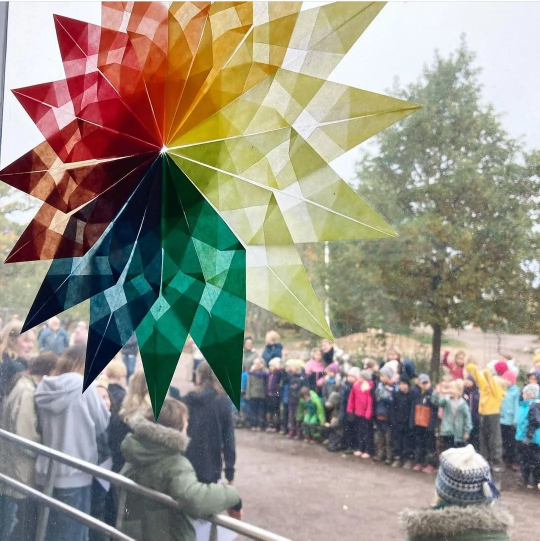
#> input picture site/assets/img/2021-02-20210217-103652-1100.webp, 1080 x 1081 px (shown at 1/2 size)
$ python -i build.py   (imports and definitions only)
#> lines starting #> are read from the running program, lines starting #| are printed output that depends on the picture
"""Builds the static site in site/ from the school's real content (content/*.json)."""
import html as H
import json
import re
import shutil
import urllib.parse
import urllib.request
from datetime import date, timedelta
from pathlib import Path

from PIL import Image

from extract import ROOT, clean, load_pages

SITE = ROOT / "site"
SRC = ROOT / "src-assets"
ORIGIN = "https://rudolfsteinerskolan.se"
UPLOADS = ORIGIN + "/wp-content/uploads/"
KNACK = "https://idunsoft.knack.com/portal#ansokan-norrkoping/"
SCHOOLSOFT = "https://sms.schoolsoft.se/rudolfsteinerskolan"
SKOLSKJUTS = "https://norrkoping.se/skola-och-forskola/grundskola/skolskjuts"
INSTAGRAM = "https://www.instagram.com/rudolfsteinerskolaninorrkoping/"
FACEBOOK = "https://www.facebook.com/rudolfsteinerskolan.norrkoping/"

NAV = [
    ("Om oss", "om-oss", [
        ("Om oss", "om-oss"), ("Grundskola", "grundskola"), ("Fritidshem", "om-oss/fritidshemmet"),
        ("Förskola", "https://xn--waldorffrskolanppelblomman-uhc01c.se/"), ("Medarbetare", "om-oss/medarbetare"),
        ("Elevhälsa", "om-oss/elevhalsa"), ("Elevinflytande", "om-oss/elevinflytande"), ("Styrelse", "om-oss/styrelsen"),
        ("Fastighetsägare", "http://stathogabyggnadsstiftelse.se/"), ("Skollunch", "om-oss/vegetarisk-skollunch"),
    ]),
    ("Vår pedagogik", "waldorfpedagogik", []),
    ("Kontakta oss", "kontakta-oss", [
        ("Kontakta oss", "kontakta-oss"), ("Ansök till skolan", "ansok"), ("Lediga tjänster", "kontakta-oss/lediga-tjanster"),
    ]),
    ("Ansök", "ansok", []),
]
PARENTS = [
    ("För föräldrar", "for-foraldrar"), ("Kalendarium", "kalendarium"), ("Årstidsfester", "for-foraldrar/arstidsfester"),
    ("Elevhälsa", "om-oss/elevhalsa"), ("Föräldraföreningen", "for-foraldrar/foraldraforeningen"),
    ("Sjukanmälan & ledighetsansökan", "for-foraldrar/sjukanmalan"), ("Att vara waldorfförälder", "om-oss/att-vara-waldorfforalder"),
    ("Synpunkter & klagomål", "klagomalshantering"),
]
# Old WordPress addresses that the original site redirects.
REDIRECTS = {
    "om-oss/vegetarisk-mat": "om-oss/vegetarisk-skollunch",
    "om-oss/fritidshem": "om-oss/fritidshemmet",
    "om-oss/skolhalsovard": "om-oss/elevhalsa",
    "om-oss/foraldraengagemang": "for-foraldrar/foraldraforeningen",
    "waldorfforalder/foraldraforeningen": "for-foraldrar/foraldraforeningen",
}
LETTERED = re.compile(r"Julbasar|Oppet-hus|Jubileum|Vinstlotter|Gamla-elever")
ROUND_MEDIA = {"om-oss", "grundskola", "for-foraldrar", "for-foraldrar/arstidsfester"}

# Verbatim from /kalendarium/ (Kalendarium 26/27).
CAL_HT = """3 aug – Fritidshemmet öppnar
16 aug – Instäd kl. 17:00
17 aug – Skolstart och upprop kl. 10:00
20 aug – Skolfotografering
8 sep – Välkomstfest
V37 – Klass 3 – Växtfärgning
17-18 sep – Klass 4, Forntidsby
16-18 sep – Klass 5, Getsjötorp
14-18 sep – Klass 6, Idre
30 sep – Mikaelifirande
V39 – Projektvecka
7 okt – Friluftsdag, Orientering
8-9 okt – Studiedagar
17 okt – Höstfixardag
20 okt – Öppet hus kl. 17:00-18:30
V41-43 – Utvecklingssamtal åk FK-9
V44 – Höstlov
V45-48 – Ämneslärarsamtal åk 8-9
3 nov – Informationsmöte skolval
28 nov – Julbasar kl. 11-15
11 dec – Klass 3 Lucia
18 december – Julavslutning kl. 13:00""".split("\n")
CAL_VT = """21 dec – 6 jan – Jullov
7-8 jan – Studiedagar
27 jan – Friluftsdag, Vintersport
29 jan – Studiedag
V8 – Sportlov
V9-12 – Ämneslärarsamtal åk 7-9
25 mar – Månadsfest Hörsalen kl. 12:30
26 mar – Långfredag
V13 – Påsklov
17 apr – Vårfixardag
27 apr – Öppet hus kl. 17:00-18:30
30 apr – Valborgfirande och Vårfest
3 maj – Informationsmöte skolval
5 maj – Friluftsdag – Friidrott
6 maj – Kristihimmelfärd
7 maj – Klämdag
V21-22 – Klass 8 PRAO
Vecka 22 – Klass 9 – Tyskland
10 jun – Skolavslutning kl. 10:00
V24-26 – Sommarfrita
V27-30 – Fritidshemmet stängt""".split("\n")

MONTHS = {"jan": 1, "feb": 2, "mar": 3, "apr": 4, "maj": 5, "jun": 6, "jul": 7, "aug": 8, "sep": 9, "okt": 10, "nov": 11, "dec": 12}
HOME_PHOTO = "2021/02/rudolfsteinerskolan-stathoga-herrgard-waldorf-appelblommor.jpg"
HOME_ALT = "Blommande äppelträd framför skolans röda hus på en grön kulle"
# The home hero turns through the school's own photos of its buildings: (photo, alt, focus, focus on phones, crop).
HOME_SLIDES = [
    (HOME_PHOTO, HOME_ALT, "62% 60%", "80% 60%", None),
    ("2021/05/Valkommen-till-rudolfsteinerskolan.jpg", "Skolans röda hus med skylten Välkommen till Rudolf Steinerskolan bakom tulpaner", "68% 40%", "70% 40%", None),
    ("2021/06/Rudolfsteinerskolan-skolgard-tradgard-utemiljo.jpg", "Rött skolhus med en rund rabatt av tulpaner på skolgården", "40% 48%", "30% 50%", None),
    # The original is two photos side by side; the right one, past the flagpole, shows the houses round the yard.
    ("2021/05/rudolfsteinerskolan-skolgard.jpg", "Skolgården med skolans ljusa och röda hus", "50% 45%", "45% 50%", (1012, 0, 1920, 500)),
]
# The logo cut into its lettering and its three swans, so the swans can glide (boxes in the 420x131 file).
LOGO_PARTS = [("word", (7, 1, 413, 33)), ("swan-1", (2, 83, 139, 128)), ("swan-2", (141, 73, 275, 112)), ("swan-3", (277, 49, 418, 112))]
# Pages whose original has no photo of its own (or only a lettered poster) borrow one from the school's gallery.
HERO_PHOTOS = {
    "kalendarium": ("2025/04/20241203_122415-scaled.jpg", "Adventsträdgård: ljus i äpplen längs en spiral av granris"),
    "om-oss/medarbetare": ("2021/05/Musiklektion-waldorf.jpg", "Lärare spelar gitarr för eleverna framför en griffeltavla med noter"),
    "waldorfpedagogik": ("2021/05/var-pedagogik-waldorf-skola-klassrum.jpg", "Akvareller på klassrumsväggen"),
    "ansok": (HOME_PHOTO, HOME_ALT),
    "50ar": (HOME_PHOTO, HOME_ALT),
    "klagomalshantering": ("2025/04/20210909_154648-1-scaled.jpg", "Kojor byggda av grenar i skogen"),
    "oppethus": ("2025/04/20210909_154648-1-scaled.jpg", "Kojor byggda av grenar i skogen"),
    "dokument": ("2025/04/IMG_20220307_092108-scaled.jpg", "Krittavla med en borg och åkrar målade i färg"),
    "sekretessinformation": ("2025/04/wladorf-klassrum-botanik-1.jpg", "Klassrum med botanikmålningar på tavlorna"),
    "artiklar": ("2025/04/1000011153.jpg", "Elever i siluett mot himlen på en fjälltopp"),
    "2021/08/28/mot-gamla-elever-fran-skolan-del-1": ("2025/04/1000011153.jpg", "Elever i siluett mot himlen på en fjälltopp"),
    "kontakta-oss/lediga-tjanster": ("2025/04/DSC_6553-scaled.jpg", "Lykta i form av en färgad dodekaeder på en fönsterbänk"),
    "julbasar": ("2021/05/Adventstradgard-waldorf.jpg", "Adventsträdgård med ljus i en spiral av granris"),
}
QUICK = [
    ("Sjukanmälan", "for-foraldrar/sjukanmalan"), ("Kalendarium", "kalendarium"), ("Skollunch", "om-oss/vegetarisk-skollunch"),
    ("Ansök", "ansok"), ("Öppet hus", "oppethus"), ("Medarbetare", "om-oss/medarbetare"), ("Julbasar", "julbasar"), ("Kontakta oss", "kontakta-oss"),
]
GALLERY = [
    ("2025/04/20241203_122415-scaled.jpg", "Adventsträdgård: ljus i äpplen längs en spiral av granris"),
    ("2025/04/IMG_20220307_092108-scaled.jpg", "Krittavla med en borg och åkrar målade i färg"),
    ("2025/04/20210909_154648-1-scaled.jpg", "Kojor byggda av grenar i skogen"),
    ("2025/04/wladorf-klassrum-botanik-1.jpg", "Klassrum med botanikmålningar på tavlorna"),
    ("2025/04/DSC_6553-scaled.jpg", "Lykta i form av en färgad dodekaeder på en fönsterbänk"),
    ("2025/04/IMG_20250320_060951.jpg", "Solnedgång över en sjö under en klassresa"),
    ("2025/04/1000011153.jpg", "Elever i siluett mot himlen på en fjälltopp"),
    ("2025/04/IMG_20250316_170508.jpg", "Nybakat bröd vid en lägereld"),
]
GALLERY_PAGES = {"om-oss", "waldorfpedagogik", "for-foraldrar/arstidsfester", "oppethus", "ansok", "kontakta-oss", "grundskola", "om-oss/fritidshemmet"}
PAGE_QUOTE = {"waldorfpedagogik": 0, "om-oss": 1, "om-oss/medarbetare": 2, "grundskola": 3}
DEFAULT_RELATED = [("Vår pedagogik", "waldorfpedagogik"), ("Kalendarium", "kalendarium"), ("Ansök", "ansok"), ("Om oss", "om-oss")]
PAGE_CARDS = {}  # path -> (photo, alt), filled in before the pages are rendered
PEOPLE = []
QUOTES = [
    ("Waldorfpedagogiken är en bildningsväg. Den är varken modern eller omodern. Den är tidlös.", "Åsa Gjesdahl", ""),
    ("Slöjden handlar om att utveckla självkänsla, frihet och autonomi – möjlighet att klara sig själv, och i en gemenskap vilja att kunna hjälpa andra.", "Helene Langborg", "lärare trä- och metallslöjd"),
    ("Som musiklärare låter jag eleverna göra sig egna erfarenheter genom övande och prövande, aktivt lyssnande och samspel. Det ger dem inte bara kunskaper, utan även självkännedom och känsla av sammanhang.", "Ida Lewald", "musiklärare"),
    ("Att försöka se varje barn och att möta det förutsättningslöst. Waldorfpedagogiken är i någon mån ögonblickets pedagogik, men också hjärtats.", "Pär Claesson", "klasslärare"),
]
ICONS = {
    "globe": '<circle cx="12" cy="12" r="9"/><path d="M3 12h18M12 3c2.6 2.6 3.8 5.6 3.8 9s-1.2 6.400-3.800 9c-2.600-2.600-3.800-5.600-3.800-9S9.400 5.600 12 3z"/>',
    "health": '<path d="M12 20.500S4 15.600 4 9.600A4.300 4.300 0 0 1 12 7.400a4.300 4.300 0 0 1 8 2.200c0 6-8 10.900-8 10.900z"/><path d="M9 12h6M12 9v6"/>',
    "food": '<path d="M7 3v7a2.500 2.500 0 0 0 5 0V3M9.500 3v18"/><path d="M17 3c-1.800 1.300-2.500 3.700-2.500 6.500S15.500 14 17 14v7"/>',
    "cal": '<rect x="3.500" y="5" width="17" height="15.500" rx="2"/><path d="M3.500 10h17M8 3v4M16 3v4"/>',
    "bus": '<rect x="4" y="4" width="16" height="13.500" rx="2.500"/><path d="M4 11h16M7.500 17.500V20M16.500 17.500V20"/><circle cx="8" cy="14.300" r=".6"/><circle cx="16" cy="14.300" r=".6"/>',
    "search": '<circle cx="11" cy="11" r="6.500"/><path d="m16 16 4.500 4.500"/>',
    "chev": '<path d="m6 9.500 6 6 6-6"/>',
    "arrow": '<path d="M4 12h15M13 6l6 6-6 6"/>',
    "back": '<path d="M20 12H5M11 6l-6 6 6 6"/>',
    "user": '<circle cx="12" cy="8" r="4"/><path d="M4.500 20.500c1-4 4-6 7.500-6s6.500 2 7.500 6"/>',
    "menu": '<path d="M4 7h16M4 12h16M4 17h16"/>',
    "close": '<path d="m6 6 12 12M18 6 6 18"/>',
    "fb": '<path d="M14 21v-8h3l.500-3.500H14V7.500c0-1 .400-1.700 1.800-1.700h1.800V2.700c-.600-.100-1.700-.200-2.800-.200-2.600 0-4.300 1.600-4.300 4.500v2.500h-3V13h3v8z"/>',
    "file": '<path d="M6.500 3h7.500l4.500 4.500V21h-12z"/><path d="M14 3v4.500h4.500M9.500 13h5M9.500 16.500h5"/>',
    "ig": '<rect x="3.500" y="3.500" width="17" height="17" rx="4.500"/><circle cx="12" cy="12" r="4"/><circle cx="17" cy="7" r=".6"/>',
}


def icon(name, size=22):
    return f'<svg class="i" width="{size}" height="{size}" viewBox="0 0 24 24" aria-hidden="true">{ICONS[name]}</svg>'


BIRD = """<svg class="bird" viewBox="0 0 140 70" aria-hidden="true"><path class="wing far" d="M70 34C60 25 50 15 34 6c3 12 12 24 26 32z"/><path class="body" d="M3 57C14 47 34 41 54 36c20-5 34-8 49-10 11-2 22-5 29-4 4 .500 6 2 5 3.500-5 2-14 2-22 4-13 3-25 8-38 14-22 9-49 15-74 13z"/><path class="wing near" d="M76 34C60 26 44 15 18 3c5 17 19 32 44 39z"/></svg>"""


def flock(cls="", n=3):
    birds = "".join(f'<div class="fly f{i}">{BIRD}</div>' for i in range(n))
    return f'<div class="flock {cls}" aria-hidden="true">{birds}</div>'


# ---------- images ----------

used = {}


# [80 lines left out: functions fetch, img_url, picture, logo_art, href, fix_link and 1 more, not called in this run]


def slug(text):
    t = text.lower().translate(str.maketrans("åäöé", "aaoe"))
    return re.sub(r"[^a-z0-9]+", "-", t).strip("-")


def plain(h):
    return H.unescape(re.sub(r"\s+", " ", re.sub(r"<[^>]+>", " ", h))).strip()


def external(url):
    return url.startswith("http") and "wp-content" not in url


def button(text, url, kind="", base=""):
    target = ' target="_blank" rel="noopener"' if external(url) else ""
    return f'<a class="btn {kind}" href="{H.escape(url, True)}"{target}>{H.escape(H.unescape(text))}</a>'


# ---------- page chrome ----------


# [89 lines left out: function page, not called in this run]


def group_of(path):
    groups = [[(l, t) for l, t in sub if not t.startswith("http")] for _, _, sub in NAV if sub] + [PARENTS]
    return next((g for g in groups if any(t == path for _, t in g)), None)


# [8 lines left out: function subnav, not called in this run]


def drift_gallery(base):
    cells = "".join(f'<li class="frame">{picture(s, base, 900, a)}</li>' for s, a in GALLERY)
    return f'<ul class="drift-row" data-drift tabindex="0" aria-label="Bilder från skolan">{cells}</ul>'


# [192 lines left out: functions extras, write, sectionize, render_blocks, page_hero, media_html and 2 more, not called in this run]


# ---------- calendar ----------


def monday_of_week(week, year):
    jan4 = date(year, 1, 4)
    return jan4 + timedelta(days=(week - 1) * 7 - jan4.weekday())


def school_year(month):
    return 2026 if month >= 8 else 2027


# [17 lines left out: function parse_entry, not called in this run]


def calendar_entries():
    return [(t, *parse_entry(l)) for t, lines in (("HT26", CAL_HT), ("VT27", CAL_VT)) for l in lines]


# [16 lines left out: function calendar_page, not called in this run]


# ---------- staff ----------


def staff_page(data):
    base = "../../"
    cards, photo = [], None
    for b in data["blocks"]:
        if b["t"] == "img":
            photo = b["src"]
        elif b["t"] == "p" and "<strong>" in b["html"]:
            parts = [plain(p) for p in re.split(r"<br>", b["html"])]
            parts = [p for p in parts if p]
            name, rest = parts[0], parts[1:]
            mail = rest.pop() if rest and "@" in rest[-1] else ""
            role = " ".join(rest)
            pic = (
                picture(photo, base, 300, "")
                if photo
                else f'<span class="no-photo" aria-hidden="true">{"".join(w[0] for w in name.split()[:2])}</span>'
            )
            m = f'<a href="mailto:{mail}">{mail}</a>' if mail else ""
            search = H.escape(f"{name} {role}".lower(), True)
            PEOPLE.append({"n": name, "r": role, "m": mail})
            cards.append(f'<li class="person" data-search="{search}"><div class="portrait">{pic}</div><div><h2>{H.escape(name)}</h2><p>{H.escape(role)}</p>{m}</div></li>')
            photo = None
    body = page_hero("om-oss/medarbetare", "Medarbetare på Rudolf Steinerskolan", base)
    body += f"""<div class="wrap staff-tools"><label for="staff-q">Sök medarbetare</label><input id="staff-q" type="search" placeholder="Namn, ämne eller årskurs" autocomplete="off"><p id="staff-empty" class="muted" hidden>Ingen medarbetare matchar sökningen.</p></div>
<ul class="wrap staff">{"".join(cards)}</ul>"""
    return page("om-oss/medarbetare", "Medarbetare", body, "Klasslärare, ämneslärare, rektorer, elevhälsa och övriga medarbetare på Rudolf Steinerskolan.")


# ---------- documents ----------


# [32 lines left out: functions documents_page, lunch_page, not called in this run]


# ---------- forms ----------


def demo_note(base):
    return f'<p class="form-status" role="status" hidden>Det här är ett portfoliokoncept, så inget skickades. Använd <a href="{ORIGIN}/" target="_blank" rel="noopener">skolans riktiga webbplats</a> för att anmäla dig eller lämna synpunkter.</p>'


# [195 lines left out: functions open_house_form, complaint_form, home_page, build, not called in this run]


# [2 lines not run here, left out]

>>> import cv2
>>> picture = cv2.imread('../site/assets/img/2021-02-20210217-103652-1100.webp', cv2.IMREAD_GRAYSCALE)
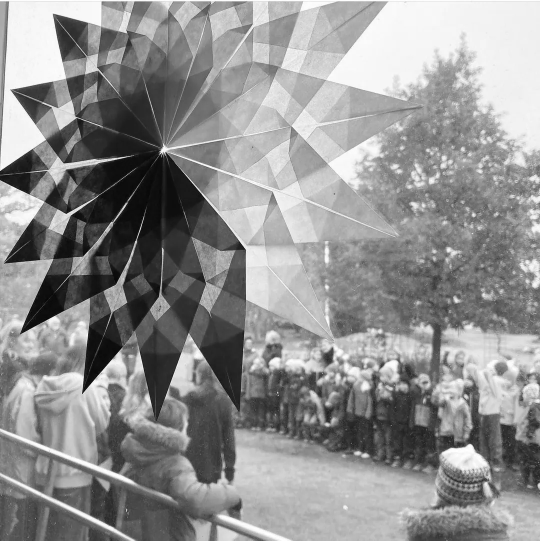
#> picture: shape (1081, 1080) (shown at 1/2 size); min 0, max 255, mean 144.7
#> (the run stopped early here; a loop or call above may not have finished)

$ run again, on site/assets/img/2021-02-20210217-104541-700.webp
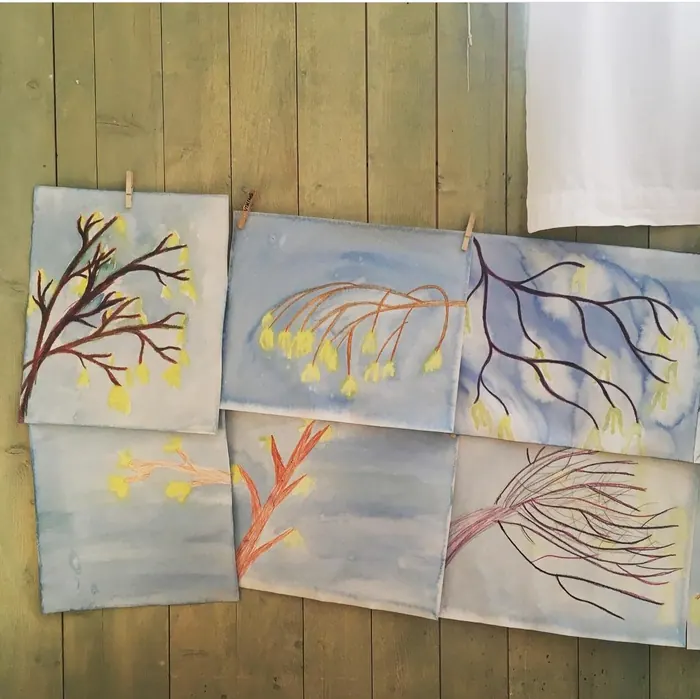
#> input picture site/assets/img/2021-02-20210217-104541-700.webp, 700 x 699 px
#> `picture = cv2.imread('../site/assets/img/2021-02-20210217-103652-1100...`:
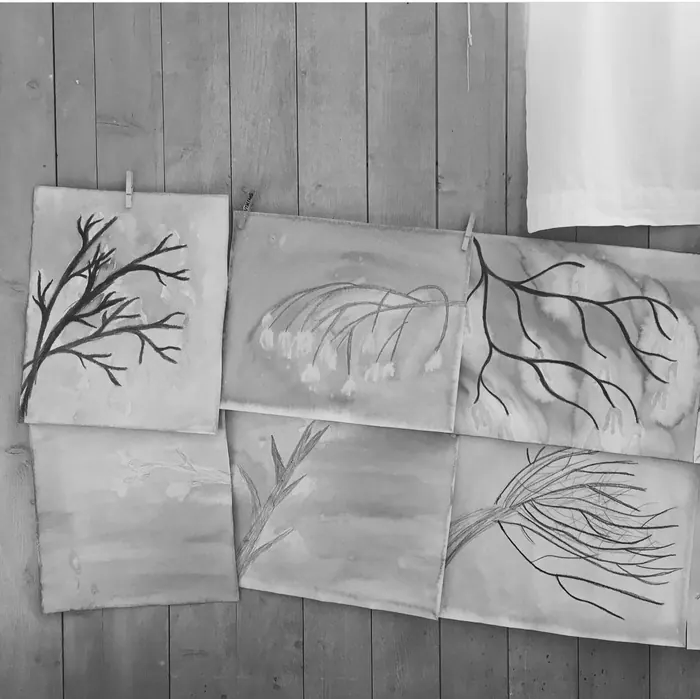
#> picture: shape (699, 700); min 3, max 255, mean 154.5

$ run again, on site/assets/img/2021-02-rudolfsteinerskolan-stathoga-herrgard-waldorf-appelblommor-1800.webp
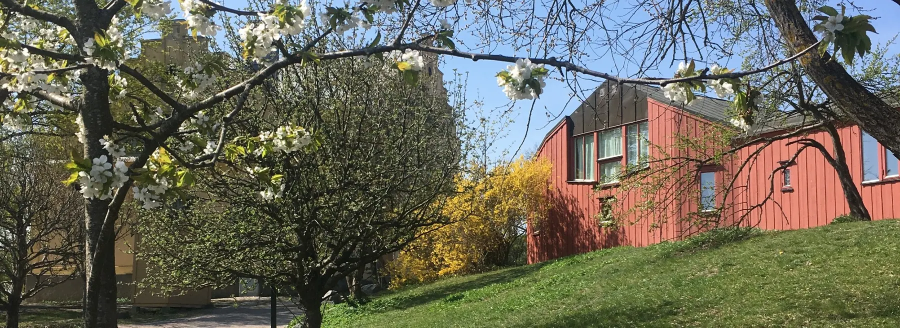
#> input picture site/assets/img/2021-02-rudolfsteinerskolan-stathoga-herrgard-waldorf-appelblommor-1800.webp, 1800 x 656 px (shown at 1/2 size)
#> `picture = cv2.imread('../site/assets/img/2021-02-20210217-103652-1100...`:
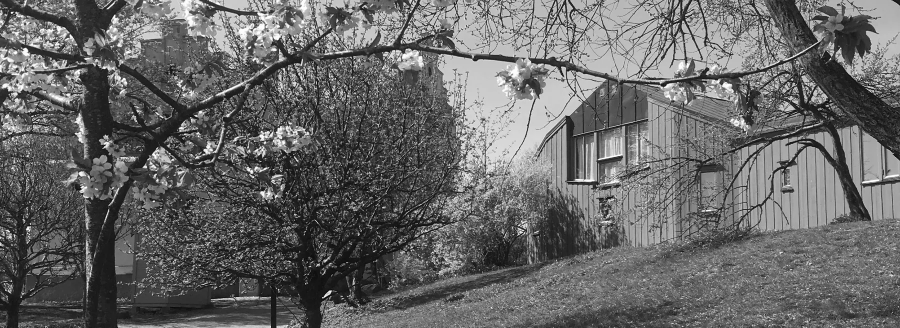
#> picture: shape (656, 1800) (shown at 1/2 size); min 0, max 255, mean 103.7
